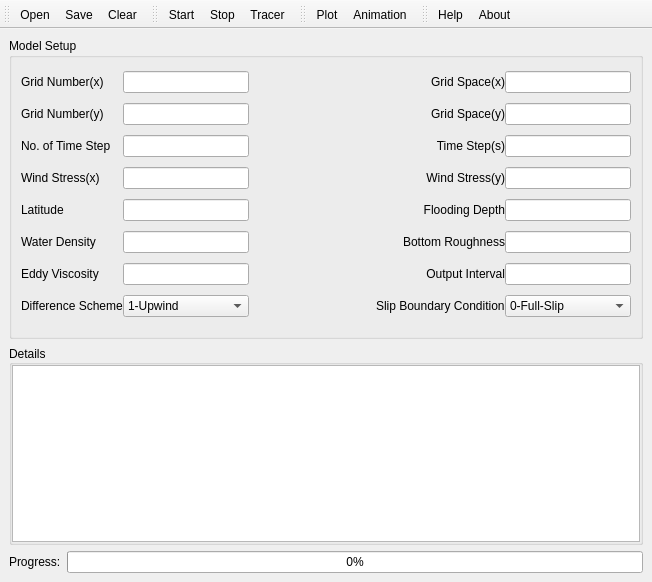
<?xml version="1.0" encoding="UTF-8"?>
<ui version="4.0">
 <class>MainWindow</class>
 <widget class="QMainWindow" name="MainWindow">
  <property name="geometry">
   <rect>
    <x>0</x>
    <y>0</y>
    <width>652</width>
    <height>582</height>
   </rect>
  </property>
  <property name="windowTitle">
   <string>LakeM</string>
  </property>
  <property name="windowIcon">
   <iconset resource="res.qrc">
    <normaloff>:/logo/icons/applogo.png</normaloff>:/logo/icons/applogo.png</iconset>
  </property>
  <widget class="QWidget" name="centralwidget">
   <layout class="QVBoxLayout" name="verticalLayout_6">
    <item>
     <layout class="QVBoxLayout" name="mainLayout" stretch="12,8,1">
      <item>
       <widget class="QGroupBox" name="groupBox_1">
        <property name="sizePolicy">
         <sizepolicy hsizetype="Preferred" vsizetype="Preferred">
          <horstretch>0</horstretch>
          <verstretch>0</verstretch>
         </sizepolicy>
        </property>
        <property name="title">
         <string>Model Setup</string>
        </property>
        <property name="alignment">
         <set>Qt::AlignLeading|Qt::AlignLeft|Qt::AlignTop</set>
        </property>
        <layout class="QHBoxLayout" name="hLayout_M_g1">
         <item>
          <layout class="QGridLayout" name="gridLayout">
           <property name="horizontalSpacing">
            <number>0</number>
           </property>
           <item row="0" column="0">
            <widget class="QLabel" name="label_1">
             <property name="text">
              <string>Grid Number(x)</string>
             </property>
            </widget>
           </item>
           <item row="1" column="0">
            <widget class="QLabel" name="label_3">
             <property name="text">
              <string>Grid Number(y)</string>
             </property>
            </widget>
           </item>
           <item row="0" column="1">
            <widget class="QLineEdit" name="lineEdit_1"/>
           </item>
           <item row="2" column="0">
            <widget class="QLabel" name="label_5">
             <property name="text">
              <string>No. of Time Step</string>
             </property>
            </widget>
           </item>
           <item row="2" column="1">
            <widget class="QLineEdit" name="lineEdit_5"/>
           </item>
           <item row="4" column="4">
            <widget class="QLineEdit" name="lineEdit_10"/>
           </item>
           <item row="1" column="1">
            <widget class="QLineEdit" name="lineEdit_3"/>
           </item>
           <item row="3" column="1">
            <widget class="QLineEdit" name="lineEdit_7"/>
           </item>
           <item row="3" column="0">
            <widget class="QLabel" name="label_7">
             <property name="text">
              <string>Wind Stress(x)</string>
             </property>
            </widget>
           </item>
           <item row="0" column="4">
            <widget class="QLineEdit" name="lineEdit_2"/>
           </item>
           <item row="2" column="4">
            <widget class="QLineEdit" name="lineEdit_6"/>
           </item>
           <item row="3" column="3">
            <widget class="QLabel" name="label_8">
             <property name="text">
              <string>Wind Stress(y)</string>
             </property>
             <property name="alignment">
              <set>Qt::AlignRight|Qt::AlignTrailing|Qt::AlignVCenter</set>
             </property>
            </widget>
           </item>
           <item row="1" column="3">
            <widget class="QLabel" name="label_4">
             <property name="text">
              <string>Grid Space(y)</string>
             </property>
             <property name="alignment">
              <set>Qt::AlignRight|Qt::AlignTrailing|Qt::AlignVCenter</set>
             </property>
            </widget>
           </item>
           <item row="4" column="3">
            <widget class="QLabel" name="label_10">
             <property name="text">
              <string>Flooding Depth</string>
             </property>
             <property name="alignment">
              <set>Qt::AlignRight|Qt::AlignTrailing|Qt::AlignVCenter</set>
             </property>
            </widget>
           </item>
           <item row="1" column="4">
            <widget class="QLineEdit" name="lineEdit_4"/>
           </item>
           <item row="3" column="4">
            <widget class="QLineEdit" name="lineEdit_8"/>
           </item>
           <item row="4" column="0">
            <widget class="QLabel" name="label_9">
             <property name="text">
              <string>Latitude</string>
             </property>
            </widget>
           </item>
           <item row="4" column="1">
            <widget class="QLineEdit" name="lineEdit_9"/>
           </item>
           <item row="2" column="3">
            <widget class="QLabel" name="label_6">
             <property name="text">
              <string>Time Step(s)</string>
             </property>
             <property name="alignment">
              <set>Qt::AlignRight|Qt::AlignTrailing|Qt::AlignVCenter</set>
             </property>
            </widget>
           </item>
           <item row="0" column="3">
            <widget class="QLabel" name="label_2">
             <property name="text">
              <string>Grid Space(x)</string>
             </property>
             <property name="alignment">
              <set>Qt::AlignRight|Qt::AlignTrailing|Qt::AlignVCenter</set>
             </property>
            </widget>
           </item>
           <item row="6" column="4">
            <widget class="QLineEdit" name="lineEdit_14"/>
           </item>
           <item row="6" column="3">
            <widget class="QLabel" name="label_14">
             <property name="text">
              <string>Output Interval</string>
             </property>
             <property name="alignment">
              <set>Qt::AlignRight|Qt::AlignTrailing|Qt::AlignVCenter</set>
             </property>
            </widget>
           </item>
           <item row="6" column="1">
            <widget class="QLineEdit" name="lineEdit_13"/>
           </item>
           <item row="6" column="0">
            <widget class="QLabel" name="label_13">
             <property name="text">
              <string>Eddy Viscosity</string>
             </property>
            </widget>
           </item>
           <item row="5" column="4">
            <widget class="QLineEdit" name="lineEdit_12"/>
           </item>
           <item row="7" column="4">
            <widget class="QComboBox" name="comboBox_2">
             <item>
              <property name="text">
               <string>0-Full-Slip</string>
              </property>
             </item>
             <item>
              <property name="text">
               <string>1-Semi-Slip</string>
              </property>
             </item>
             <item>
              <property name="text">
               <string>2-No-Slip</string>
              </property>
             </item>
            </widget>
           </item>
           <item row="7" column="3">
            <widget class="QLabel" name="label_16">
             <property name="text">
              <string>Slip Boundary Condition</string>
             </property>
            </widget>
           </item>
           <item row="7" column="1">
            <widget class="QComboBox" name="comboBox_1">
             <item>
              <property name="text">
               <string>1-Upwind</string>
              </property>
             </item>
             <item>
              <property name="text">
               <string>2-Lax-Wendroff</string>
              </property>
             </item>
             <item>
              <property name="text">
               <string>3-Superbee</string>
              </property>
             </item>
            </widget>
           </item>
           <item row="7" column="0">
            <widget class="QLabel" name="label_15">
             <property name="text">
              <string>Difference Scheme</string>
             </property>
            </widget>
           </item>
           <item row="5" column="1">
            <widget class="QLineEdit" name="lineEdit_11"/>
           </item>
           <item row="5" column="0">
            <widget class="QLabel" name="label_11">
             <property name="text">
              <string>Water Density</string>
             </property>
            </widget>
           </item>
           <item row="5" column="3">
            <widget class="QLabel" name="label_12">
             <property name="text">
              <string>Bottom Roughness</string>
             </property>
             <property name="alignment">
              <set>Qt::AlignRight|Qt::AlignTrailing|Qt::AlignVCenter</set>
             </property>
            </widget>
           </item>
           <item row="0" column="2">
            <spacer name="horizontalSpacer">
             <property name="orientation">
              <enum>Qt::Horizontal</enum>
             </property>
             <property name="sizeHint" stdset="0">
              <size>
               <width>50</width>
               <height>0</height>
              </size>
             </property>
            </spacer>
           </item>
          </layout>
         </item>
        </layout>
       </widget>
      </item>
      <item>
       <widget class="QGroupBox" name="groupBox_2">
        <property name="sizePolicy">
         <sizepolicy hsizetype="Preferred" vsizetype="Preferred">
          <horstretch>0</horstretch>
          <verstretch>0</verstretch>
         </sizepolicy>
        </property>
        <property name="title">
         <string>Details</string>
        </property>
        <property name="alignment">
         <set>Qt::AlignLeading|Qt::AlignLeft|Qt::AlignVCenter</set>
        </property>
        <layout class="QHBoxLayout" name="hLayout_M_g2">
         <property name="spacing">
          <number>0</number>
         </property>
         <property name="leftMargin">
          <number>0</number>
         </property>
         <property name="topMargin">
          <number>0</number>
         </property>
         <property name="rightMargin">
          <number>0</number>
         </property>
         <property name="bottomMargin">
          <number>0</number>
         </property>
         <item>
          <widget class="QTextBrowser" name="textBrowser">
           <property name="enabled">
            <bool>true</bool>
           </property>
           <property name="maximumSize">
            <size>
             <width>10000</width>
             <height>10000</height>
            </size>
           </property>
          </widget>
         </item>
        </layout>
       </widget>
      </item>
      <item>
       <layout class="QHBoxLayout" name="horizontalLayout_2">
        <item>
         <widget class="QLabel" name="label_17">
          <property name="text">
           <string>Progress:</string>
          </property>
         </widget>
        </item>
        <item>
         <widget class="QProgressBar" name="progressBar">
          <property name="value">
           <number>0</number>
          </property>
         </widget>
        </item>
       </layout>
      </item>
     </layout>
    </item>
   </layout>
  </widget>
  <widget class="QToolBar" name="toolBar_1">
   <property name="windowTitle">
    <string>toolBar</string>
   </property>
   <property name="iconSize">
    <size>
     <width>24</width>
     <height>24</height>
    </size>
   </property>
   <attribute name="toolBarArea">
    <enum>TopToolBarArea</enum>
   </attribute>
   <attribute name="toolBarBreak">
    <bool>false</bool>
   </attribute>
   <addaction name="actionOpen"/>
   <addaction name="actionSave"/>
   <addaction name="actionClear"/>
  </widget>
  <widget class="QToolBar" name="toolBar_2">
   <property name="windowTitle">
    <string>toolBar_2</string>
   </property>
   <attribute name="toolBarArea">
    <enum>TopToolBarArea</enum>
   </attribute>
   <attribute name="toolBarBreak">
    <bool>false</bool>
   </attribute>
   <addaction name="actionStart"/>
   <addaction name="actionStop"/>
   <addaction name="actionTracer"/>
  </widget>
  <widget class="QToolBar" name="toolBar_3">
   <property name="windowTitle">
    <string>toolBar_4</string>
   </property>
   <attribute name="toolBarArea">
    <enum>TopToolBarArea</enum>
   </attribute>
   <attribute name="toolBarBreak">
    <bool>false</bool>
   </attribute>
   <addaction name="actionPlot"/>
   <addaction name="actionAnimation"/>
  </widget>
  <widget class="QToolBar" name="toolBar_4">
   <property name="windowTitle">
    <string>toolBar</string>
   </property>
   <attribute name="toolBarArea">
    <enum>TopToolBarArea</enum>
   </attribute>
   <attribute name="toolBarBreak">
    <bool>false</bool>
   </attribute>
   <addaction name="actionHelp"/>
   <addaction name="actionAbout"/>
  </widget>
  <action name="actionOpen">
   <property name="icon">
    <iconset resource="res.qrc">
     <normaloff>:/toolbar/icons/folder_open.png</normaloff>:/toolbar/icons/folder_open.png</iconset>
   </property>
   <property name="text">
    <string>Open</string>
   </property>
   <property name="toolTip">
    <string>打开水深文件</string>
   </property>
   <property name="shortcut">
    <string>Ctrl+O</string>
   </property>
  </action>
  <action name="actionSave">
   <property name="icon">
    <iconset resource="res.qrc">
     <normaloff>:/toolbar/icons/save.png</normaloff>:/toolbar/icons/save.png</iconset>
   </property>
   <property name="text">
    <string>Save</string>
   </property>
   <property name="toolTip">
    <string>保存输出文件</string>
   </property>
   <property name="shortcut">
    <string>Ctrl+S</string>
   </property>
  </action>
  <action name="actionStart">
   <property name="icon">
    <iconset resource="res.qrc">
     <normaloff>:/toolbar/icons/control_play.png</normaloff>:/toolbar/icons/control_play.png</iconset>
   </property>
   <property name="text">
    <string>Start</string>
   </property>
   <property name="toolTip">
    <string>开始运行模型</string>
   </property>
  </action>
  <action name="actionStop">
   <property name="icon">
    <iconset resource="res.qrc">
     <normaloff>:/toolbar/icons/control_stop.png</normaloff>:/toolbar/icons/control_stop.png</iconset>
   </property>
   <property name="text">
    <string>Stop</string>
   </property>
   <property name="toolTip">
    <string>停止运行模型</string>
   </property>
  </action>
  <action name="actionClear">
   <property name="icon">
    <iconset resource="res.qrc">
     <normaloff>:/toolbar/icons/broom.png</normaloff>:/toolbar/icons/broom.png</iconset>
   </property>
   <property name="text">
    <string>Clear</string>
   </property>
   <property name="toolTip">
    <string>清空参数设置</string>
   </property>
  </action>
  <action name="actionHelp">
   <property name="icon">
    <iconset resource="res.qrc">
     <normaloff>:/toolbar/icons/question.png</normaloff>:/toolbar/icons/question.png</iconset>
   </property>
   <property name="text">
    <string>Help</string>
   </property>
   <property name="toolTip">
    <string>帮助</string>
   </property>
  </action>
  <action name="actionAbout">
   <property name="icon">
    <iconset resource="res.qrc">
     <normaloff>:/toolbar/icons/information.png</normaloff>:/toolbar/icons/information.png</iconset>
   </property>
   <property name="text">
    <string>About</string>
   </property>
   <property name="toolTip">
    <string>关于</string>
   </property>
  </action>
  <action name="actionPlot">
   <property name="icon">
    <iconset resource="res.qrc">
     <normaloff>:/toolbar/icons/map.png</normaloff>:/toolbar/icons/map.png</iconset>
   </property>
   <property name="text">
    <string>Plot</string>
   </property>
   <property name="toolTip">
    <string>作图</string>
   </property>
  </action>
  <action name="actionAnimation">
   <property name="icon">
    <iconset resource="res.qrc">
     <normaloff>:/toolbar/icons/video.png</normaloff>:/toolbar/icons/video.png</iconset>
   </property>
   <property name="text">
    <string>Animation</string>
   </property>
   <property name="toolTip">
    <string>动画</string>
   </property>
  </action>
  <action name="actionTracer">
   <property name="icon">
    <iconset resource="res.qrc">
     <normaloff>:/toolbar/icons/videodisplay.png</normaloff>:/toolbar/icons/videodisplay.png</iconset>
   </property>
   <property name="text">
    <string>Tracer</string>
   </property>
   <property name="toolTip">
    <string>示踪物模块</string>
   </property>
  </action>
 </widget>
 <resources>
  <include location="res.qrc"/>
 </resources>
 <connections/>
</ui>
